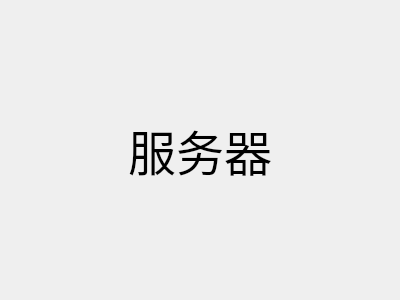
<?xml version="1.0" encoding="UTF-8"?>
<ui version="4.0">
 <class>Widget</class>
 <widget class="QWidget" name="Widget">
  <property name="geometry">
   <rect>
    <x>0</x>
    <y>0</y>
    <width>400</width>
    <height>300</height>
   </rect>
  </property>
  <property name="windowTitle">
   <string>服务器</string>
  </property>
  <layout class="QHBoxLayout" name="horizontalLayout_2">
   <item>
    <layout class="QHBoxLayout" name="horizontalLayout">
     <item>
      <spacer name="horizontalSpacer">
       <property name="orientation">
        <enum>Qt::Orientation::Horizontal</enum>
       </property>
       <property name="sizeHint" stdset="0">
        <size>
         <width>40</width>
         <height>20</height>
        </size>
       </property>
      </spacer>
     </item>
     <item>
      <widget class="QLabel" name="label">
       <property name="font">
        <font>
         <pointsize>36</pointsize>
        </font>
       </property>
       <property name="text">
        <string>服务器</string>
       </property>
      </widget>
     </item>
     <item>
      <spacer name="horizontalSpacer_2">
       <property name="orientation">
        <enum>Qt::Orientation::Horizontal</enum>
       </property>
       <property name="sizeHint" stdset="0">
        <size>
         <width>40</width>
         <height>20</height>
        </size>
       </property>
      </spacer>
     </item>
    </layout>
   </item>
  </layout>
 </widget>
 <resources/>
 <connections/>
</ui>
